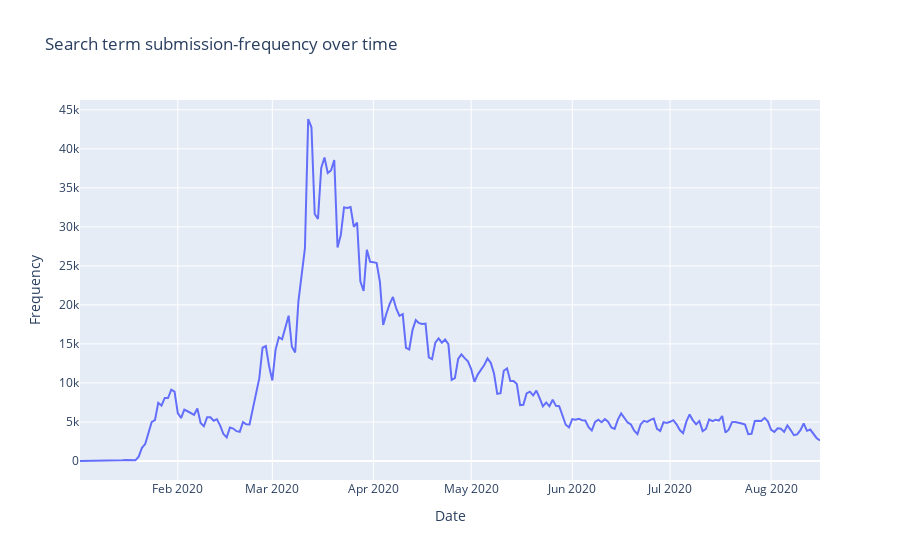

The notebook cell saved with this chart:
### Code cell
fig = px.line(submissions_counts, x="key", y="doc_count", title="Search term submission-frequency over time", labels = {"key":"Date", "doc_count": "Frequency"})
fig.show()

### Figure 1 — Plotly figure (JSON) as saved in the notebook; plotly's stock layout.template omitted (floating-point values rounded to 4 significant figures; data arrays with more than 128 entries replaced by an {"elided": "..."} marker saying what was removed)
{"data": [{"hovertemplate": "Date=%{x}<br>Frequency=%{y}<extra></extra>", "legendgroup": "", "line": {"color": "#636efa", "dash": "solid"}, "mode": "lines", "name": "", "orientation": "v", "showlegend": false, "type": "scatter", "x": {"elided": "228 str values"}, "xaxis": "x", "y": {"elided": "228 int values"}, "yaxis": "y"}], "layout": {"autosize": true, "legend": {"tracegroupgap": 0}, "title": {"text": "Search term submission-frequency over time"}, "xaxis": {"anchor": "y", "autorange": true, "domain": [0, 1], "range": ["2020-01-02", "2020-08-16"], "title": {"text": "Date"}, "type": "date"}, "yaxis": {"anchor": "x", "autorange": true, "domain": [0, 1], "range": [-2434.0, 46260.0], "title": {"text": "Frequency"}, "type": "linear"}}}
